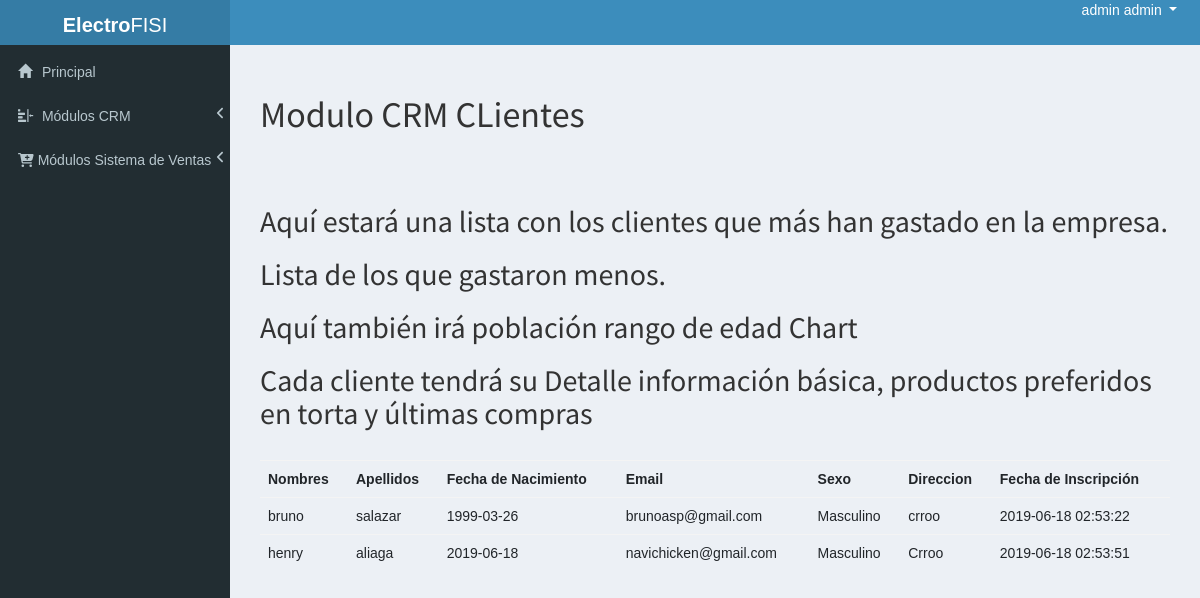
Screenshot of /admin/?p=crm_clientes (signed in) with the database file from the repository.
### tables this page shows
CREATE TABLE IF NOT EXISTS `clientes` (
  `id` INT NOT NULL AUTO_INCREMENT COMMENT '',
  `nombres` VARCHAR(255) NOT NULL COMMENT '',
  `apellidos` VARCHAR(255) NOT NULL COMMENT '',
  `email` VARCHAR(255) NOT NULL COMMENT '',
  `password` VARCHAR(255) NOT NULL COMMENT '',
  `nacimiento` DATE NOT NULL COMMENT '',
  `sexo` VARCHAR(10) NOT NULL COMMENT '',
  `direccion` VARCHAR(255) NOT NULL COMMENT '',
  `inscripcion` DATETIME NULL DEFAULT CURRENT_TIMESTAMP COMMENT '',
  PRIMARY KEY (`id`)  COMMENT '');

### configs/funciones.php (called while the page is built, shortened)
	<?php
function connect(){
	$host_mysql = "localhost";
	$user_mysql = "root";
	$pass_mysql = "root";
	$db_mysql = "bdihc";
 	$mysqli = mysqli_connect($host_mysql,$user_mysql,$pass_mysql,$db_mysql);
	return $mysqli;
}
function admin_name_connected(){
	$id = $_SESSION['id'];
	$mysqli = connect();
	$q = $mysqli->query("SELECT * FROM admins WHERE id = '$id'");
	$r = mysqli_fetch_array($q);
	$nom = $r['nombres'];
	$apel = $r['apellidos'];
	$name = $nom.' '.$apel;
	return $name;
}

### admin/modulos/crm_clientes.php (the view, shortened to what this page needs)
	<h1>Modulo CRM CLientes</h1><br><br>
	<h2>Aquí estará una lista con los clientes que más han gastado en la empresa.</h2>
	<h2>Lista de los que gastaron menos.</h2>
	<h2>Aquí también irá población rango de edad Chart</h2>
	<h2>Cada cliente tendrá su Detalle
	información básica, productos preferidos en torta y últimas compras</h2>
<br/>
<table class="table table-hover">
	<tr>
		<th>Nombres</th>
		<th>Apellidos</th>
		<th>Fecha de Nacimiento</th>
		<th>Email</th>
		<th>Sexo</th>
    <th>Direccion</th>
    <th>Fecha de Inscripción</th>
	</tr>
	<?php
		$clie = $mysqli->query("SELECT * FROM clientes");
		while($rp=mysqli_fetch_array($clie)){
			?>
				<tr>
					<td><?=$Nombres=$rp['nombres']?></td>
					<td><?=$Apellidos=$rp['apellidos']?></td>
					<td><?=$Nacimiento=$rp['nacimiento']?></td>
					<td><?=$Nacimiento=$rp['email']?></td>
					<td><?=$Sexo=$rp['sexo']?></td>
					<td><?=$Dirección=$rp['direccion']?></td>
					<td><?=$Inscripción=$rp['inscripcion']?></td>
				</tr>
			<?php
		}
	?>
</table>

### admin/index.php (shortened to what this page needs)
<?php
include "../configs/funciones.php";
  ?>
<!DOCTYPE html>
<html>
<head>
    <link rel="stylesheet" href="https://stackpath.bootstrapcdn.com/bootstrap/4.3.1/css/bootstrap.min.css">
  <link rel="stylesheet" href="bootstrap/css/bootstrap.min.css">
  <link rel="stylesheet" href="https://cdnjs.cloudflare.com/ajax/libs/font-awesome/4.5.0/css/font-awesome.min.css">
  <link rel="stylesheet" href="https://cdnjs.cloudflare.com/ajax/libs/ionicons/2.0.1/css/ionicons.min.css">
  <link rel="stylesheet" href="dist/css/AdminLTE.min.css">
  <link rel="stylesheet" href="dist/css/skins/_all-skins.min.css">
  <link rel="stylesheet" href="plugins/iCheck/flat/blue.css">
  <link rel="stylesheet" href="plugins/jvectormap/jquery-jvectormap-1.2.2.css">
  <link rel="stylesheet" href="plugins/datepicker/datepicker3.css">
  <link rel="stylesheet" href="plugins/daterangepicker/daterangepicker-bs3.css">
  <link rel="stylesheet" href="plugins/bootstrap-wysihtml5/bootstrap3-wysihtml5.min.css">
  <link rel="stylesheet" href="../css/estilo.css">
  <link rel="stylesheet" href="../fontawesome/css/all.css"/>
</head>
<body class="hold-transition skin-blue sidebar-mini">
<div class="wrapper">
  <header class="main-header">
    <a href="index.php" class="logo" style="max-height: 100px; height: 45px;">
      <span class="logo-lg">
        <b>Electro</b>FISI</span>
    </a>
    <nav class=" navbar-static-top" style="height: 45px; background-color: #3c8dbc">
      <div class="float-right">
        <ul class="list-inline">
          <li class="dropdown user user-menu"  >
            <a href="#" class="dropdown-toggle" data-toggle="dropdown">
              <span class="hidden-xs"><?=admin_name_connected()?></span>
            </a>
          </li>
          <li class="list-inline-item">
            <div> &nbsp;</div>
          </li>
        </ul>
      </div>
    </nav>
  </header>
  <aside class="main-sidebar">
    <section class="sidebar">
      <ul class="sidebar-menu tree" data-widget="tree">
        <li>
          <a href="./">
            <i class="glyphicon glyphicon-home"></i> <span>Principal</span>
          </a>
        </li>
        <li id="treeview-crm" class="treeview">
          <a href="#">
            <i class="glyphicon glyphicon-indent-right"></i> <span>Módulos CRM</span>
            <span class="pull-right-container">
              <i class="fa fa-angle-left pull-right"></i>
            </span>
          </a>
        </li>
        <li id="treeview-sistema-ventas" class="treeview">
          <a href="#">
            <i class="fa fa-cart-plus"></i> <span>Módulos Sistema de Ventas</span>
            <span class="pull-right-container">
              <i class="fa fa-angle-left pull-right"></i>
            </span>
          </a>
        </li>
      </ul>
    </section>
  </aside>
  <div class="content-wrapper">
    <?php
    if(!isset($p)){
    ?>
    <section class="content">
      <div class="row">
        <div class="col-lg-3 col-xs-6">
          <div class="small-box bg-green">
            <div class="inner">
              <center>
                <h3><sup style="font-size: 20px">S/.</sup><?=dinero_ventas()?></h3>
              </center>
            </div>
            <a class="small-box-footer"><p>VENTAS</p></a>
          </div>
        </div>
        <div class="col-lg-3 col-xs-6">
          <div class="small-box bg-yellow">
            <div class="inner">
            <center>
                <h3><?=num_categorias()?></h3>
              </center>
            </div>
            <a class="small-box-footer"><p>CATEGORIAS</p></a>
          </div>
        </div>
        <div class="col-lg-3 col-xs-6">
          <div class="small-box bg-light-blue">
            <div class="inner">
              <center>
                <h3><?=num_productos()?></h3>
              </center>
            </div>
            <a class="small-box-footer"><p>PRODUCTOS</p></a>
          </div>
        </div>
        <div class="col-lg-3 col-xs-6">
          <div class="small-box bg-purple">
            <div class="inner">
              <center>
                <h3><?=num_clientes()?></h3>
              </center>
            </div>
            <a class="small-box-footer"><p>CLIENTES</p></a>
          </div>
        </div>
      </div>
      <div class="row">
        <div class="col-lg-6">
          <div id="container" style="width:100%; height:400px;">
          </div>
        </div>
        <div class="col-lg-6">
          <div id="container2" style="width:100%; height:400px;">
          </div>
        </div>
      </div>
      <?php
    }else{
      ?>
      <div style="padding:30px;">
      <?php
      if(file_exists("modulos/".$p.".php")){
        include "modulos/".$p.".php";
      }else{
        echo "El modulo solicitado no existe";
      }
      ?>
    </div>
      <?php
    }
    ?>
  </div>
</body>
</html>

### css/estilo.css (style rules this page uses)
* { font-family: arial; }
body { padding:0; margin:0; }
a { text-decoration: none; color:#fff; }

### rows the page displays
clientes: nombres "bruno", apellidos "salazar", nacimiento "1999-03-26", email "brunoasp@gmail.com", sexo "Masculino", direccion "crroo", inscripcion "2019-06-18 02:53:22"
clientes: nombres "henry", apellidos "aliaga", nacimiento "2019-06-18", email "navichicken@gmail.com", sexo "Masculino", direccion "Crroo", inscripcion "2019-06-18 02:53:51"

### other values shown
admin_name_connected() "admin admin"
